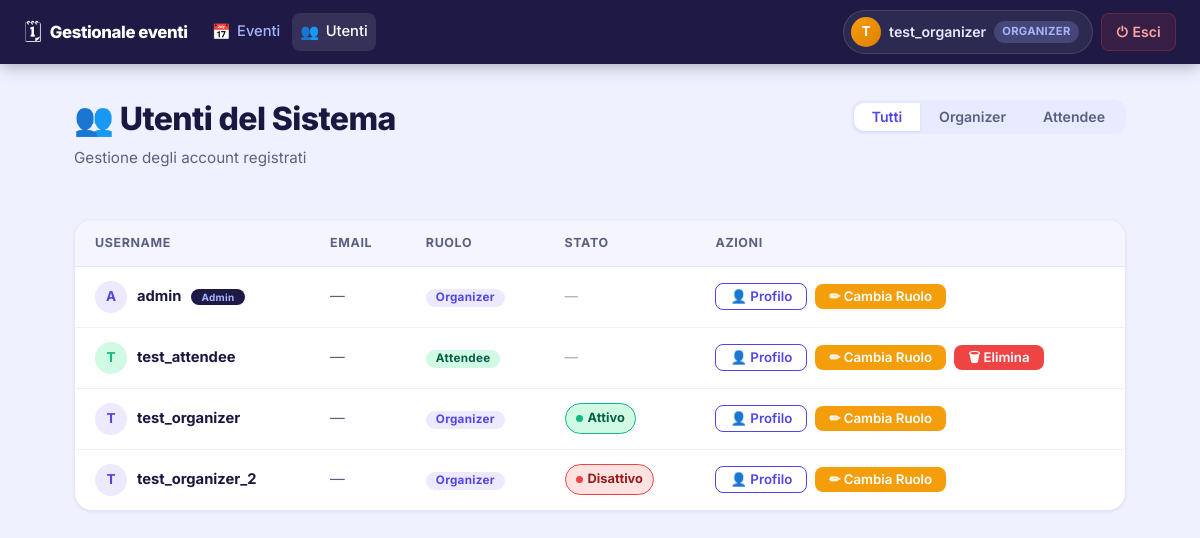
The app's page /users/lista/ (signed in) with its own data.
### users/models.py (models this page shows, shortened)
class CustomUser(AbstractUser):
    RUOLO_CHOICES = [
        ('ORGANIZER', 'Organizzatore'),
        ('ATTENDEE', 'Partecipante'),
    ]
    ruolo = models.CharField(max_length=20, choices=RUOLO_CHOICES, default='ATTENDEE')
    telefono = models.CharField(max_length=15, blank=True, null=True)
    organizer_attivo = models.BooleanField(default=True)

### users/views.py (the view)
# urls.py: path('lista/', UserListView.as_view(), name='lista_utenti'),
class UserListView(LoginRequiredMixin, ListView):
    model = CustomUser
    template_name = 'users/lista_utenti.html'
    context_object_name = 'utenti'
    def get_queryset(self):
        user = self.request.user
        qs = CustomUser.objects.all().order_by('username')
        if user.ruolo == 'ATTENDEE' and not user.is_superuser:
            return qs.filter(ruolo='ATTENDEE')
        ruolo_filter = self.request.GET.get('ruolo', '')
        if ruolo_filter in ('ORGANIZER', 'ATTENDEE'):
            qs = qs.filter(ruolo=ruolo_filter)
        return qs[:20]
    def get_context_data(self, **kwargs):
        context = super().get_context_data(**kwargs)
        context['ruolo_filter'] = self.request.GET.get('ruolo', '')
        return context

### users/templates/users/lista_utenti.html (shortened to what this page needs)
{% extends 'events/base.html' %}
{% load static %}
{% block nav_active_utenti %}active{% endblock %}
{% block content %}
<div class="page-header d-flex flex-wrap justify-content-between align-items-start gap-3">
    <div>
        <h1 class="page-title">👥 Utenti del Sistema</h1>
        <p class="page-subtitle">Gestione degli account registrati</p>
    </div>
    {% if user.ruolo == 'ORGANIZER' or user.is_superuser %}
    <div class="view-toggle btn-group" role="group">
        <a href="?" class="view-toggle-btn btn {% if not ruolo_filter %}active{% endif %}">
            Tutti
        </a>
        <a href="?ruolo=ORGANIZER" class="view-toggle-btn btn {% if ruolo_filter == 'ORGANIZER' %}active{% endif %}">
            Organizer
        </a>
        <a href="?ruolo=ATTENDEE" class="view-toggle-btn btn {% if ruolo_filter == 'ATTENDEE' %}active{% endif %}">
            Attendee
        </a>
    </div>
    {% endif %}
</div>
<div class="table-wrapper">
    <table>
        <thead>
            <tr>
                <th>Username</th>
                <th>Email</th>
                <th>Ruolo</th>
                {% if user.ruolo == 'ORGANIZER' or user.is_superuser %}
                <th>Stato</th>
                {% endif %}
                <th>Azioni</th>
            </tr>
        </thead>
        <tbody>
            {% for utente in utenti %}
            <tr>
                <td>
                    <div style="display:flex; align-items:center; gap:10px;">
                        <div style="width:32px; height:32px; border-radius:50%;
                                    background:{% if utente.ruolo == 'ORGANIZER' %}var(--color-primary-light){% else %}var(--color-success-light){% endif %};
                                    color:{% if utente.ruolo == 'ORGANIZER' %}var(--color-primary){% else %}var(--color-success){% endif %};
                                    font-weight:700; display:flex; align-items:center;
                                    justify-content:center; font-size:.85rem; flex-shrink:0;">
                            {{ utente.username|slice:":1"|upper }}
                        </div>
                        <strong>{{ utente.username }}</strong>
                        {% if utente.is_superuser %}
                        <span class="badge" style="background:#1E1A45;color:#A5B4FC;font-size:.68em;">Admin</span>
                        {% endif %}
                    </div>
                </td>
                <td style="color:var(--text-secondary);">{{ utente.email|default:"—" }}</td>
                <td>
                    {% if utente.ruolo == 'ORGANIZER' %}
                    <span class="badge badge-organizer">Organizer</span>
                    {% else %}
                    <span class="badge badge-attendee">Attendee</span>
                    {% endif %}
                </td>
                {% if user.ruolo == 'ORGANIZER' or user.is_superuser %}
                <td>
                    {% if utente.ruolo == 'ORGANIZER' and not utente.is_superuser %}
                        {% if utente.organizer_attivo %}
                        <span style="display:inline-flex;align-items:center;gap:5px;
                                     background:var(--color-success-light);color:#065F46;
                                     font-weight:700;font-size:.8rem;padding:4px 10px;
                                     border-radius:999px;border:1px solid var(--color-success);">
                            <span style="width:7px;height:7px;border-radius:50%;background:var(--color-success);display:inline-block;"></span>
                            Attivo
                        </span>
                        {% else %}
                        <span style="display:inline-flex;align-items:center;gap:5px;
                                     background:var(--color-danger-light);color:#991B1B;
                                     font-weight:700;font-size:.8rem;padding:4px 10px;
                                     border-radius:999px;border:1px solid var(--color-danger);">
                            <span style="width:7px;height:7px;border-radius:50%;background:var(--color-danger);display:inline-block;"></span>
                            Disattivo
                        </span>
                        {% endif %}
                    {% else %}
                    <span style="color:var(--text-muted);font-size:.85rem;">—</span>
                    {% endif %}
                </td>
                {% endif %}
                <td>
                    <div style="display:flex; gap:8px; flex-wrap:wrap; align-items:center;">
                        <a href="{% url 'dettaglio_profilo' utente.pk %}" class="btn btn-sm btn-outline">
                            👤 Profilo
                        </a>
                        {% if user.ruolo == 'ORGANIZER' or user.is_superuser %}
                        <a href="{% url 'organizer_modifica_utente' utente.pk %}" class="btn btn-sm"
                           style="background:var(--color-warning);color:white;">
                            ✏ Cambia Ruolo
                        </a>
                        {% if utente.ruolo == 'ATTENDEE' and user != utente and not utente.is_superuser %}
                        <form action="{% url 'admin_elimina_utente' utente.pk %}" method="post" style="margin:0;"
                              onsubmit="return confirm('Eliminare {{ utente.username }}? Azione irreversibile.')">
                            <button type="submit" class="btn btn-sm btn-danger">🗑 Elimina</button>
                        </form>
                        {% endif %}
                        {% endif %}
                    </div>
                </td>
            </tr>
            {% endfor %}
        </tbody>
    </table>
</div>
{% endblock %}

### events/templates/events/base.html (shortened to what this page needs)
{% load static %}
<!DOCTYPE html>
<html lang="it">
<head>
    <link href="https://cdn.jsdelivr.net/npm/bootstrap@5.3.3/dist/css/bootstrap.min.css" rel="stylesheet">
    <link rel="stylesheet" href="https://cdn.jsdelivr.net/npm/bootstrap-icons@1.11.3/font/bootstrap-icons.min.css">
    <link rel="stylesheet" href="{% static 'events/css/style.css' %}">
</head>
<body>
    <nav class="navbar navbar-expand-md navbar-dark fixed-top px-3 px-md-4" id="main-navbar">
        <div class="navbar-brand d-flex align-items-center gap-2">
            <span class="navbar-logo">🗓</span>
            <span class="navbar-title">Gestionale eventi</span>
        </div>
        <div class="collapse navbar-collapse" id="navbarContent">
            <ul class="navbar-nav me-auto gap-1 mt-2 mt-md-0">
                <li class="nav-item">
                    <a href="{% url 'lista_eventi' %}" class="nav-link {% block nav_active_eventi %}{% endblock %}">
                        <span class="nav-icon">📅</span> Eventi
                    </a>
                </li>
                <li class="nav-item">
                    <a href="{% url 'lista_utenti' %}" class="nav-link {% block nav_active_utenti %}{% endblock %}">
                        <span class="nav-icon">👥</span> Utenti
                    </a>
                </li>
            </ul>
            <div class="d-flex align-items-center gap-2 mt-3 mt-md-0 mb-2 mb-md-0">
                <a href="{% url 'dettaglio_profilo' user.pk %}" class="nav-user-badge" id="nav-profile-link">
                    <span class="nav-avatar">{{ user.username|slice:":1"|upper }}</span>
                    <span class="nav-username">{{ user.username }}</span>
                    <span class="nav-role-chip">{{ user.ruolo }}</span>
                </a>
                <form action="{% url 'logout' %}" method="post" class="m-0">
                    <button type="submit" class="nav-logout-btn" id="nav-logout-btn">
                        <span>⏻</span> Esci
                    </button>
                </form>
            </div>
        </div>
    </nav>
    <div class="page-wrapper">
        {% block content %}{% endblock %}
    </div>
</body>
</html>

### records on screen
CustomUser: username "T", username "test_organizer", ruolo "ORGANIZER", email "—", shows "Organizer", is_superuser False (drawn), shows "✏ Cambia Ruolo"
CustomUser: username "A", username "admin", is_superuser "Admin", email "—", ruolo "Organizer"
CustomUser: username "T", username "test_attendee", email "—", ruolo "Attendee"
CustomUser: username "T", username "test_organizer_2", email "—", ruolo "Organizer"
